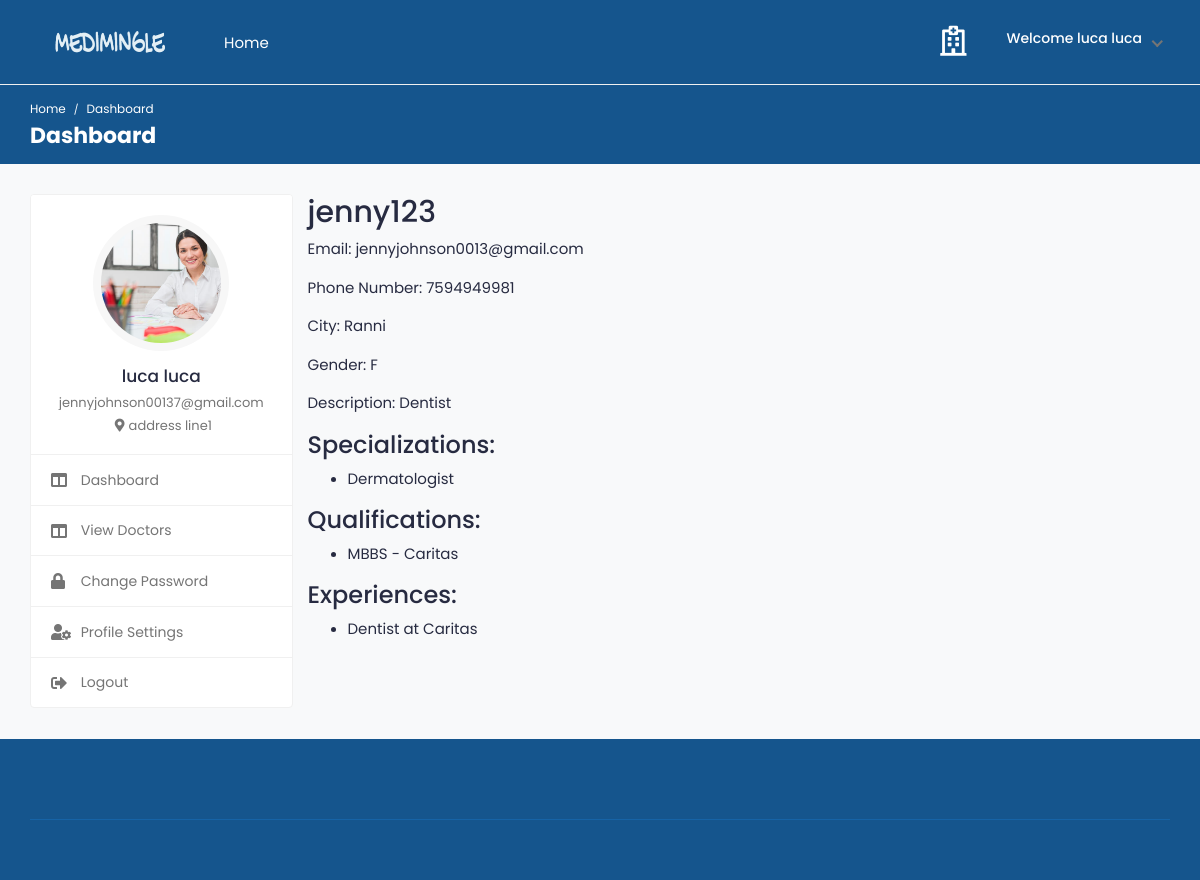
/pat_doc_view/30/ (signed in), run on an earlier commit of the app's database.
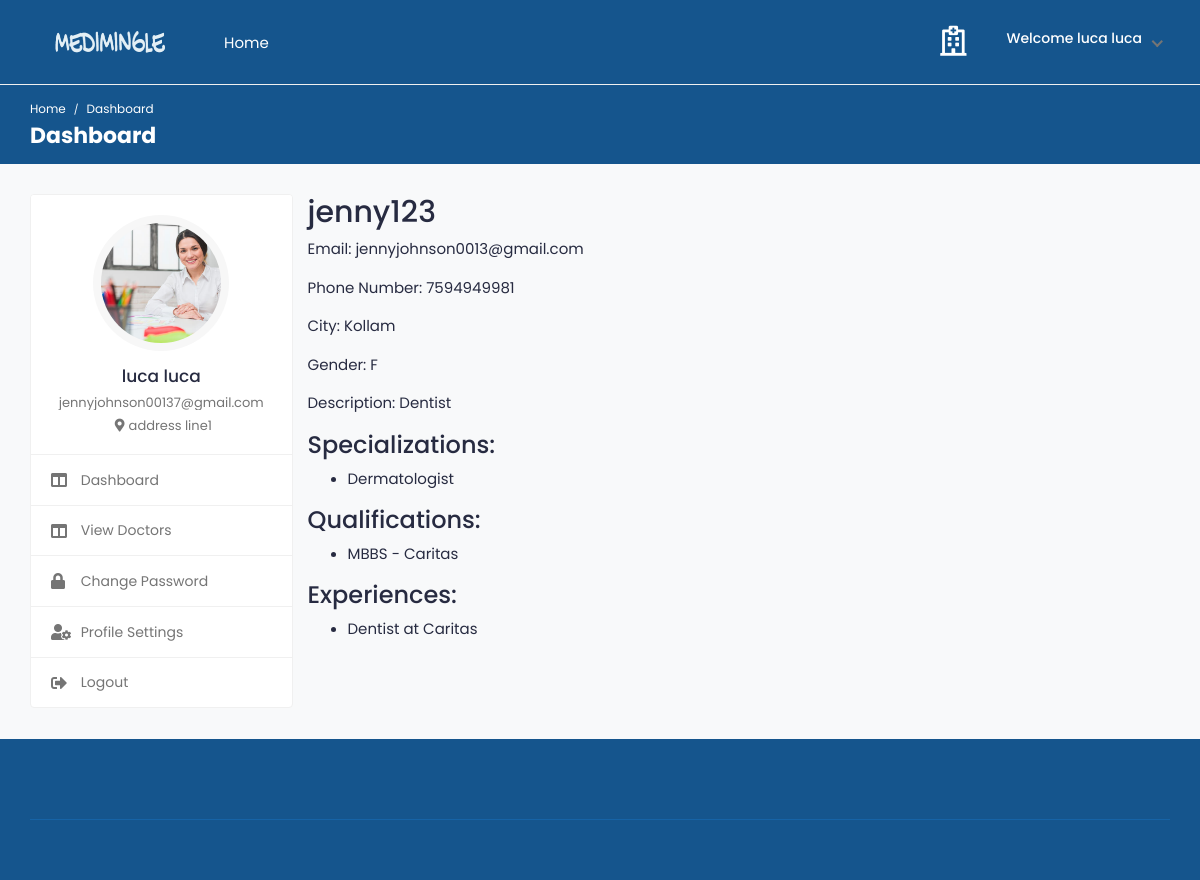
And on a later commit of the database.
### medi/models.py (models this page shows, shortened)
class Doctor(models.Model):
    user = models.OneToOneField(tbl_user, on_delete=models.CASCADE)
    city  = models.CharField(max_length=50,null=True,blank=True)
    profile_image = models.ImageField(upload_to='doctor/',default='default.png')
    gender = models.CharField(max_length=10, blank=True)
    description = models.TextField(blank=True)
    date_joined = models.DateTimeField(default=datetime.now, blank=True)
    consulting_fee = models.IntegerField(null=True, blank=True)

### medi/views.py (the view)
# urls.py: path('pat_doc_view/<int:doctor_id>/', views.pat_doc_view, name='pat_doc_view'),
@never_cache
@login_required(login_url='signin')
def pat_doc_view(request, doctor_id):
    doctor = get_object_or_404(tbl_user, id=doctor_id, user_type='doctor')
    doctor_details = {
        'basic_info': doctor,
        'profile': doctor.doctor,
        'specializations': DoctorSpecialization.objects.filter(doctor=doctor.doctor),
        'qualifications': Qualification.objects.filter(doctor=doctor.doctor),
        'experiences': Experience.objects.filter(doctor=doctor.doctor),
    }
    context = {'doctor_details': doctor_details}
    return render(request, 'pat_doc_view.html', context)

### templates/pat_doc_view.html (shortened to what this page needs)
{% load static %}
{% include "includes/pat_header.html" %}
<div>
<h2>{{ doctor_details.basic_info.username }}</h2>
<p>Email: {{ doctor_details.basic_info.email }}</p>
<p>Phone Number: {{ doctor_details.basic_info.phone_number }}</p>
<p>City: {{ doctor_details.profile.city }}</p>
<p>Gender: {{ doctor_details.profile.gender }}</p>
<p>Description: {{ doctor_details.profile.description }}</p>
<h3>Specializations:</h3>
<ul>
    {% for specialization in doctor_details.specializations %}
        <li>{{ specialization.specialized_category }}</li>
    {% endfor %}
</ul>
<h3>Qualifications:</h3>
<ul>
    {% for qualification in doctor_details.qualifications %}
        <li>{{ qualification.qualification_degree }} - {{ qualification.institution_name }}</li>
    {% endfor %}
</ul>
<h3>Experiences:</h3>
<ul>
    {% for experience in doctor_details.experiences %}
        <li>{{ experience.designation }} at {{ experience.hospital_name }}</li>
    {% endfor %}
</ul>
</div>
</div>
</div>
</div>
<footer class="footer">
    <div class="footer-top">
    </div>
    <div class="footer-bottom">
        <div class="container-fluid">
            <div class="copyright">
            </div>
        </div>
    </div>
</footer>
</div>
</body>
</html>

What changed in the data, as far as the page shows it:
changed Doctor "Dentist": profile.city "Ranni" → "Kollam"
